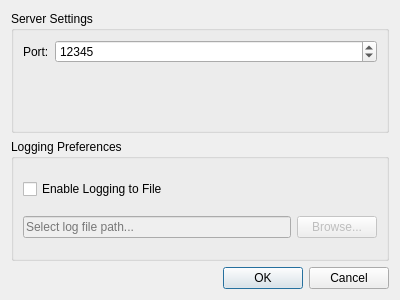
<?xml version="1.0" encoding="UTF-8"?>
<ui version="4.0">
 <class>SettingsDialog</class>
 <widget class="QDialog" name="SettingsDialog">
  <property name="geometry">
   <rect>
    <x>0</x>
    <y>0</y>
    <width>400</width>
    <height>300</height>
   </rect>
  </property>
  <property name="windowTitle">
   <string>Settings</string>
  </property>
  <layout class="QVBoxLayout" name="verticalLayout">
   <item>
    <widget class="QGroupBox" name="groupBoxServer">
     <property name="title">
      <string>Server Settings</string>
     </property>
     <layout class="QFormLayout" name="formLayoutServer">
      <item row="0" column="0">
       <widget class="QLabel" name="labelPort">
        <property name="text">
         <string>Port:</string>
        </property>
       </widget>
      </item>
      <item row="0" column="1">
       <widget class="QSpinBox" name="spinBoxPort">
        <property name="minimum">
         <number>1024</number>
        </property>
        <property name="maximum">
         <number>65535</number>
        </property>
        <property name="value">
         <number>12345</number>
        </property>
       </widget>
      </item>
     </layout>
    </widget>
   </item>
   <item>
    <widget class="QGroupBox" name="groupBoxLogging">
     <property name="title">
      <string>Logging Preferences</string>
     </property>
     <layout class="QVBoxLayout" name="verticalLayoutLogging">
      <item>
       <widget class="QCheckBox" name="checkBoxEnableLogging">
        <property name="text">
         <string>Enable Logging to File</string>
        </property>
       </widget>
      </item>
      <item>
       <layout class="QHBoxLayout" name="horizontalLayoutLogFile">
        <item>
         <widget class="QLineEdit" name="lineEditLogFilePath">
          <property name="enabled">
           <bool>false</bool>
          </property>
          <property name="placeholderText">
           <string>Select log file path...</string>
          </property>
         </widget>
        </item>
        <item>
         <widget class="QPushButton" name="btnBrowseLogFile">
          <property name="enabled">
           <bool>false</bool>
          </property>
          <property name="text">
           <string>Browse...</string>
          </property>
         </widget>
        </item>
       </layout>
      </item>
     </layout>
    </widget>
   </item>
   <item>
    <widget class="QDialogButtonBox" name="buttonBox">
     <property name="orientation">
      <enum>Qt::Horizontal</enum>
     </property>
     <property name="standardButtons">
      <set>QDialogButtonBox::Cancel|QDialogButtonBox::Ok</set>
     </property>
    </widget>
   </item>
  </layout>
 </widget>
 <resources/>
 <connections>
  <connection>
   <sender>buttonBox</sender>
   <signal>accepted()</signal>
   <receiver>SettingsDialog</receiver>
   <slot>accept()</slot>
   <hints>
    <hint type="sourcelabel">
     <x>248</x>
     <y>254</y>
    </hint>
    <hint type="destinationlabel">
     <x>157</x>
     <y>274</y>
    </hint>
   </hints>
  </connection>
  <connection>
   <sender>buttonBox</sender>
   <signal>rejected()</signal>
   <receiver>SettingsDialog</receiver>
   <slot>reject()</slot>
   <hints>
    <hint type="sourcelabel">
     <x>316</x>
     <y>260</y>
    </hint>
    <hint type="destinationlabel">
     <x>286</x>
     <y>274</y>
    </hint>
   </hints>
  </connection>
 </connections>
</ui>
